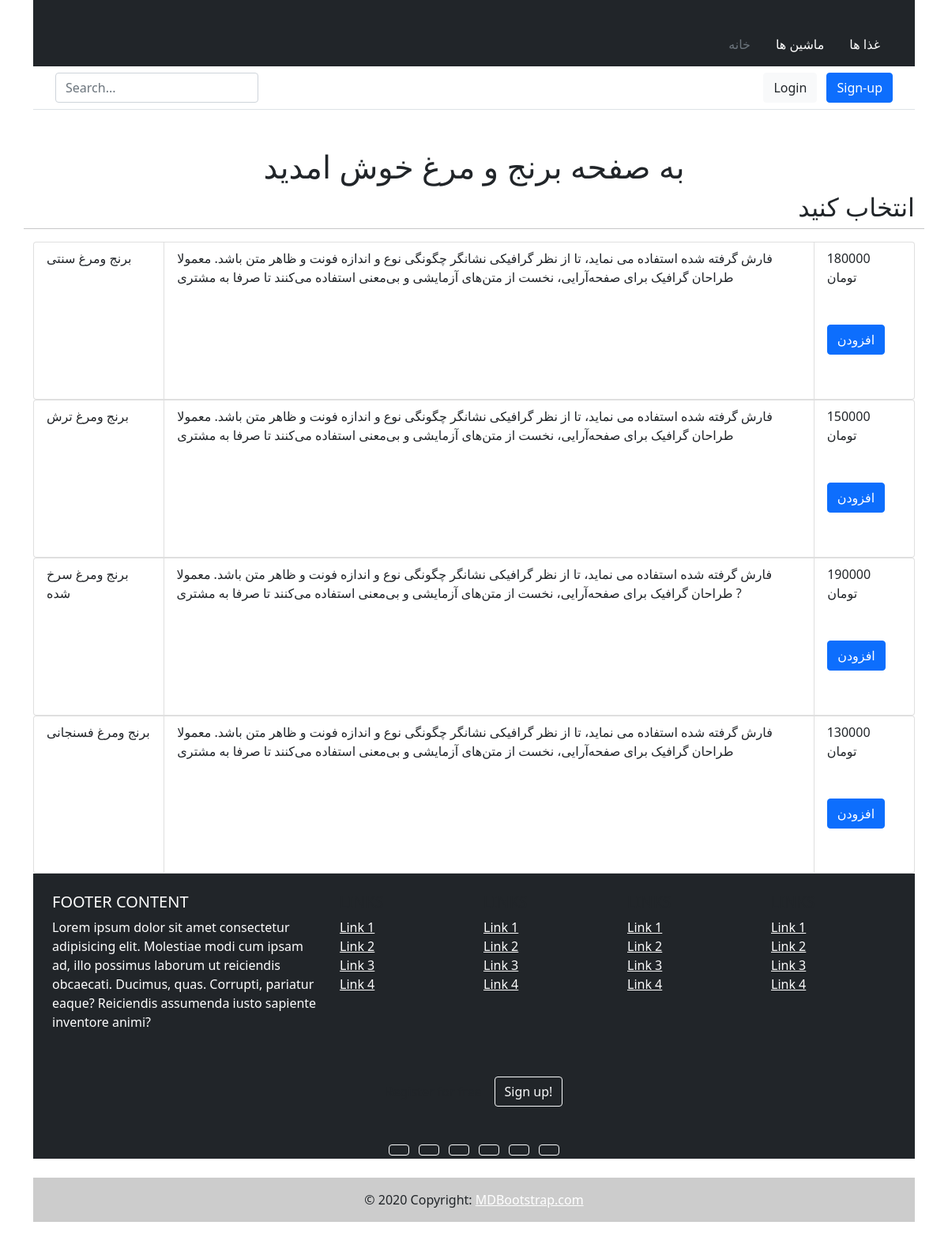
The app's page /food/berengomorgh/ with its own data.
### apps/food/models.py (models this page shows, shortened)
class Food(models.Model):
    food_group = models.ForeignKey(
        FoodGroup, on_delete=models.CASCADE, null=True)
    food_name = models.CharField(max_length=100)
    price = models.IntegerField(default=0)
    description = models.TextField()
    image = models.CharField(max_length=100000, default='https://th.bing.com/th/id/R.048fe00ae936f5b1ceef950ff314271d?rik=PPn3NcFhqZ46IA&riu=http%3a%2f%2fwww.vgmpf.com%2fWiki%2fimages%2fc%2fcb%2fNoPhoto.png&ehk=h28ESegf6decjqYgG7NuE1ZQ02oar%2bryghpicALBdeI%3d&risl=&pid=ImgRaw&r=0', null=True, blank=True)

### apps/food/views.py (the view)
# urls.py: path('berengomorgh/', Sonati , name='Sonati'),
def Sonati(request):
    foods = Food.objects.filter(food_group_id=1)
    context = {
        'welcome': 'به صفحه برنج و مرغ خوش امدید',
        'foods': foods
    }
    return render(request, 'food/sonati.html', context)

### templates/food/sonati.html (shortened to what this page needs)
{% extends 'base.html' %}
{% block content %}
<div class="container my-5">
    <h1 class='text-center '>{{welcome}}</h1>
    <div class="row  justify-content-center">
        <h2 class='text-end'>
            انتخاب کنید
        </h2>
        <hr/>
        <div class="col-md-12  w-100">
          {% for food in foods %}
          <ul class="list-group list-group-horizontal ">
            <li class="list-group-item w-25 ">{{food.food_name}}</li>
            <li class="list-group-item">
              {{food.description}}
            </li>
            <li class="list-group-item">{{food.price}} تومان
               <a href={% url 'Order' %} class="btn btn-primary my-5">افزودن</a>
            </li>
          </ul>
          {% endfor %}
      </div>
</div>
{% endblock content %}

### records on screen
Food: food_name "برنج ومرغ سنتی", description "فارش گرفته شده استفاده می نماید، تا از نظر گرافیکی نشانگر چگونگی نوع و اندازه فونت و ظاهر متن باشد. معمولا طراحان گرافیک برای صفحه‌آرایی، نخست از متن‌های آزمایشی و بی‌معنی استفاده می‌کنند تا صرفا به مشتری", price "180000"
Food: food_name "برنج ومرغ ترش", description "فارش گرفته شده استفاده می نماید، تا از نظر گرافیکی نشانگر چگونگی نوع و اندازه فونت و ظاهر متن باشد. معمولا طراحان گرافیک برای صفحه‌آرایی، نخست از متن‌های آزمایشی و بی‌معنی استفاده می‌کنند تا صرفا به مشتری", price "150000"
Food: food_name "برنج ومرغ سرخ شده", description "فارش گرفته شده استفاده می نماید، تا از نظر گرافیکی نشانگر چگونگی نوع و اندازه فونت و ظاهر متن باشد. معمولا طراحان گرافیک برای صفحه‌آرایی، نخست از متن‌های آزمایشی و بی‌معنی استفاده می‌کنند تا صرفا به مشتری ?", price "190000"
Food: food_name "برنج ومرغ فسنجانی", description "فارش گرفته شده استفاده می نماید، تا از نظر گرافیکی نشانگر چگونگی نوع و اندازه فونت و ظاهر متن باشد. معمولا طراحان گرافیک برای صفحه‌آرایی، نخست از متن‌های آزمایشی و بی‌معنی استفاده می‌کنند تا صرفا به مشتری", price "130000"

### other values on screen
{{ welcome }} "به صفحه برنج و مرغ خوش امدید"
